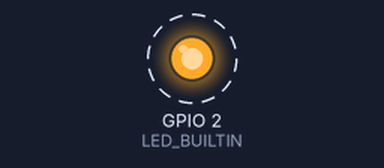
Recording of a sketch running on a simulated ESP8266 (NodeMCU). On the bench: output pins drawn as LEDs (lit = HIGH, except the on-board LED, lit = LOW). Dashed ring = blinking. Random numbers use the default seed unless the sketch sets one.

Above: at 0.56 s.
Timing chart, 0 to 3.5 s (numbered marks = the images above):
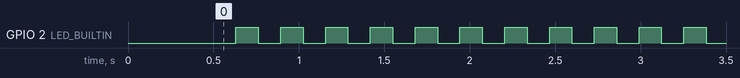

Measured:
- by itself, GPIO 2 (LED_BUILTIN): alternates HIGH for 0.13 s and LOW for 0.13 s

The sketch:

valora.ino
```cpp
#include <ESP8266WiFi.h>
#include "oui.h"

extern "C" {
  #include "user_interface.h"
}

byte channel;
byte t = 0;
String alfa = "1234567890qwertyuiopasdfghjkklzxcvbnm QWERTYUIOPASDFGHJKLZXCVBNM_";

uint8_t packet[128] = {

 /* ---- control frame */
 /* 0000 */   0x40, 0x00, 0x00, 0x00,               /* type/subtype: probe request */
 /* 0004 */   0xff, 0xff, 0xff, 0xff, 0xff, 0xff,   /* receiver address: broadcast */
 /* 000a */   0x12, 0x34, 0x56, 0x78, 0x9a, 0xbc,   /* transmitter address: STA */
 /* 0010 */   0xff, 0xff, 0xff, 0xff, 0xff, 0xff,   /* bss id: broadcast */
 /* 0016 */   0x40, 0x01,                           /* sequence/fragment number */

 /* ---- management frame ---- */
 /* 0018 */   0x00,                                 /* tag number: 0 (SSID parameter set) */
 /* 0019 */   0x08,                                 /* tag length: 8 */
 /* 001a */   0x00, 0x00, 0x00, 0x00, 0x00, 0x00, 0x00, 0x00, /* SSID: */

 /* 0022 */   0x01,                                 /* tag number: 1 (Supported Rates) */
 /* 0023 */   0x04,                                 /* tag length: 4 */
 /* 0024 */   0x02, 0x04, 0x0b, 0x16,

 /* 0028 */   0x32,                                 /* tag number: 50 (Extended supported rates) */
 /* 0029 */   0x08,                                 /* tag length: 8 */
 /* 002a */   0x0c, 0x12, 0x18, 0x24, 0x30, 0x48, 0x60, 0x6c,

 /* 0032 */   0x03,                                 /* tag number: 3 (Current channel) */
 /* 0033 */   0x01,                                 /* tag length: 1 */
 /* 0034 */   0x09,                                 /* channel: 9 */

 /* 0035 */   0x2d,                                 /* tag number: 45 (HT Capabilities) */
 /* 0036 */   0x1a,                                 /* tag length: 26 */
 /* 0037 */   0x20, 0x00, 0x1a, 0xff, 0x00, 0x00, 0x00, 0x00,
 /* 003f */   0x00, 0x00, 0x00, 0x00, 0x00, 0x00, 0x00, 0x00,
 /* 0047 */   0x00, 0x00, 0x00, 0x00, 0x00, 0x00, 0x00, 0x00,
 /* 004f */   0x00, 0x00,

 /* 0051 */   0x7f,                                 /* tag number: 127 (Extended Capabilities) */
 /* 0052 */   0x04,                                 /* tag length: 4 */
 /* 0053 */   0x00, 0x00, 0x08, 0x04

};

void setup() {
  delay(500);
  pinMode(LED_BUILTIN, OUTPUT);
  wifi_set_opmode(STATION_MODE);
  wifi_promiscuous_enable(1);
}

void loop() {
  // randomize channel
  channel = random(1,12);
  wifi_set_channel(channel);

  // randomize SRC MAC
  int idx = random(sizeof(oui)/3);
  packet[10] = oui[idx][0];
  packet[11] = oui[idx][1];
  packet[12] = oui[idx][2];
  packet[13] = random(256);
  packet[14] = random(256);
  packet[15] = random(256);

  // randomize SSID
  packet[26] = alfa[random(65)];
  packet[27] = alfa[random(65)];
  packet[28] = alfa[random(65)];
  packet[29] = alfa[random(65)];
  packet[30] = alfa[random(65)];
  packet[31] = alfa[random(65)];
  packet[32] = alfa[random(65)];
  packet[33] = alfa[random(65)];

  // set channel accordingly
  packet[53] = channel;

  // send raw packet
  wifi_send_pkt_freedom(packet, 87, 0);
  wifi_send_pkt_freedom(packet, 87, 0);
  wifi_send_pkt_freedom(packet, 87, 0);
  delay(1);

  // do some blinking
  digitalWrite(LED_BUILTIN, t++ & 0x80);
}
```

Source omitted: oui.h (57690 bytes)
